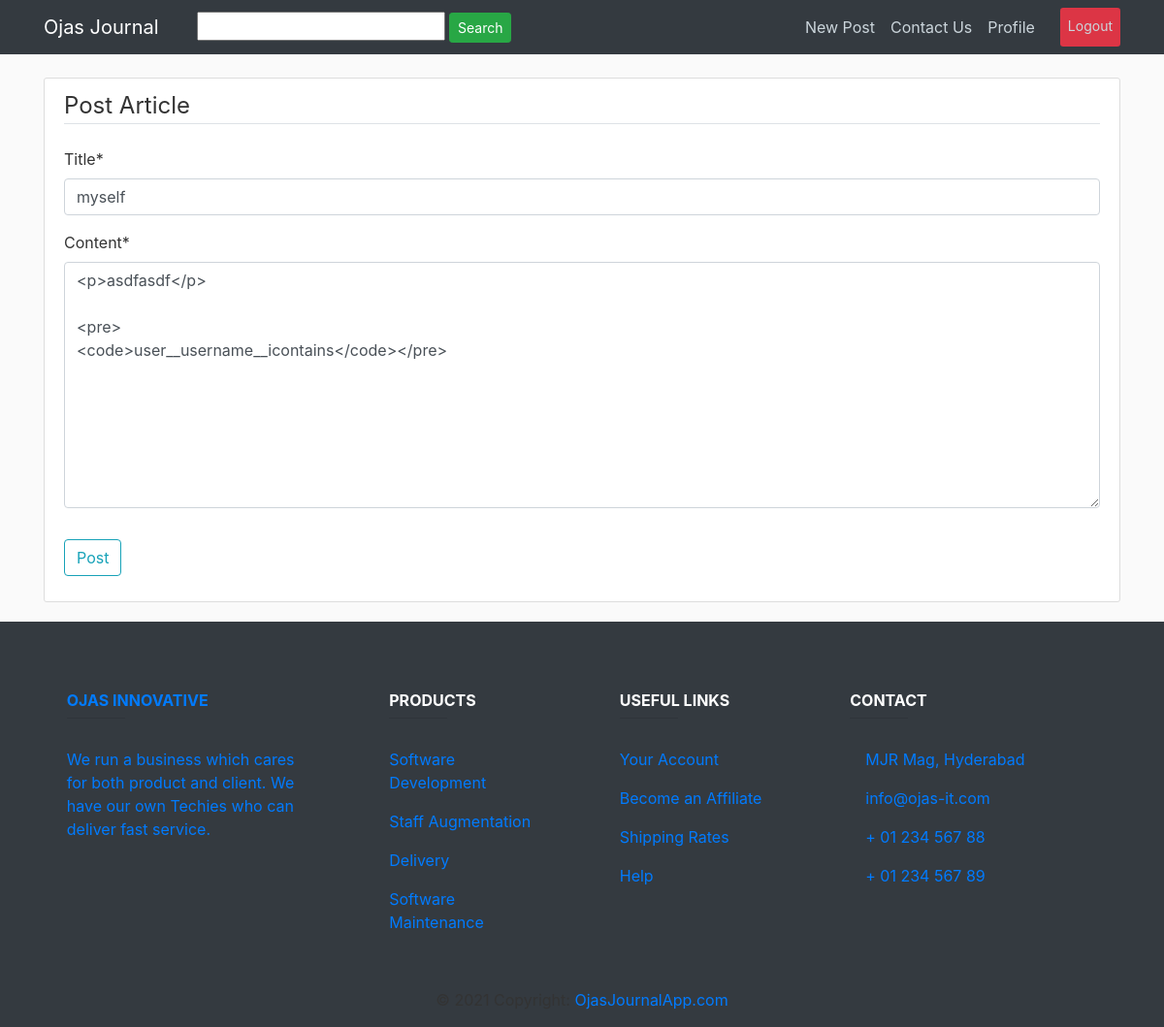
/post/9/update/ (signed in), run on the app's committed database.
### journal_app/models.py (models this page shows, shortened)
class Post(models.Model):
    STATUS_DRAFT = 1
    STATUS_PUBLISHED = 2
    STATUS_ARCHIVED = 3
    STATUSES = (
        (STATUS_DRAFT, 'Draft'),
        (STATUS_PUBLISHED, 'Published'),
        (STATUS_ARCHIVED, 'Archived'),
    )
    title = models.CharField(max_length=2000)
    content = RichTextField()
    date_posted = models.DateTimeField(default=timezone.now)
    author = models.ForeignKey(User, on_delete=models.CASCADE)
    slug = models.SlugField(max_length=255, unique=True)
    tags = models.ManyToManyField(Tag, blank=True)
    created_date = models.DateTimeField(default=timezone.now)
    updated_date = models.DateTimeField(default=timezone.now)
    published_date = models.DateTimeField(default=timezone.now)
    status = models.SmallIntegerField(choices=STATUSES)

### journal_app/views.py (the view, shortened to what this page needs)
# urls.py: path('post/<int:pk>/update/', PostUpdateView.as_view(), name='post-update'),
class PostUpdateView(LoginRequiredMixin, UserPassesTestMixin, UpdateView):
    model = Post
    fields = ['title', 'content']
    success_url = '/'
    def test_func(self):
        post = self.get_object()
        if self.request.user == post.author:
            return True
        return False

### journal_app/templates/journal_app/post_form.html (shortened to what this page needs)
{% extends "journal_app/base.html" %}
{% load crispy_forms_tags %}
{% block content %}
    <div class="content-section">
        <form method="POST">
            <fieldset class="form-group">
                <legend class="border-bottom mb-4">Post Article</legend>
                {{ form|crispy }}
            </fieldset>
            <div class="form-group">
                <button class="btn btn-outline-info" type="submit">Post</button>
            </div>
        </form>
    </div>
{% endblock content %}

### journal_app/static/journal_app/main.css (style rules this page uses)
body { background: #fafafa; color: #333333; margin-top: 5rem; }
.content-section { background: #ffffff; padding: 10px 20px; border: 1px solid #dddddd; border-radius: 3px; margin-bottom: 20px; }

### data on the page
Post: title "myself", content "<p>asdfasdf</p> <pre> <code>user__username__icontains</code></pre>"
